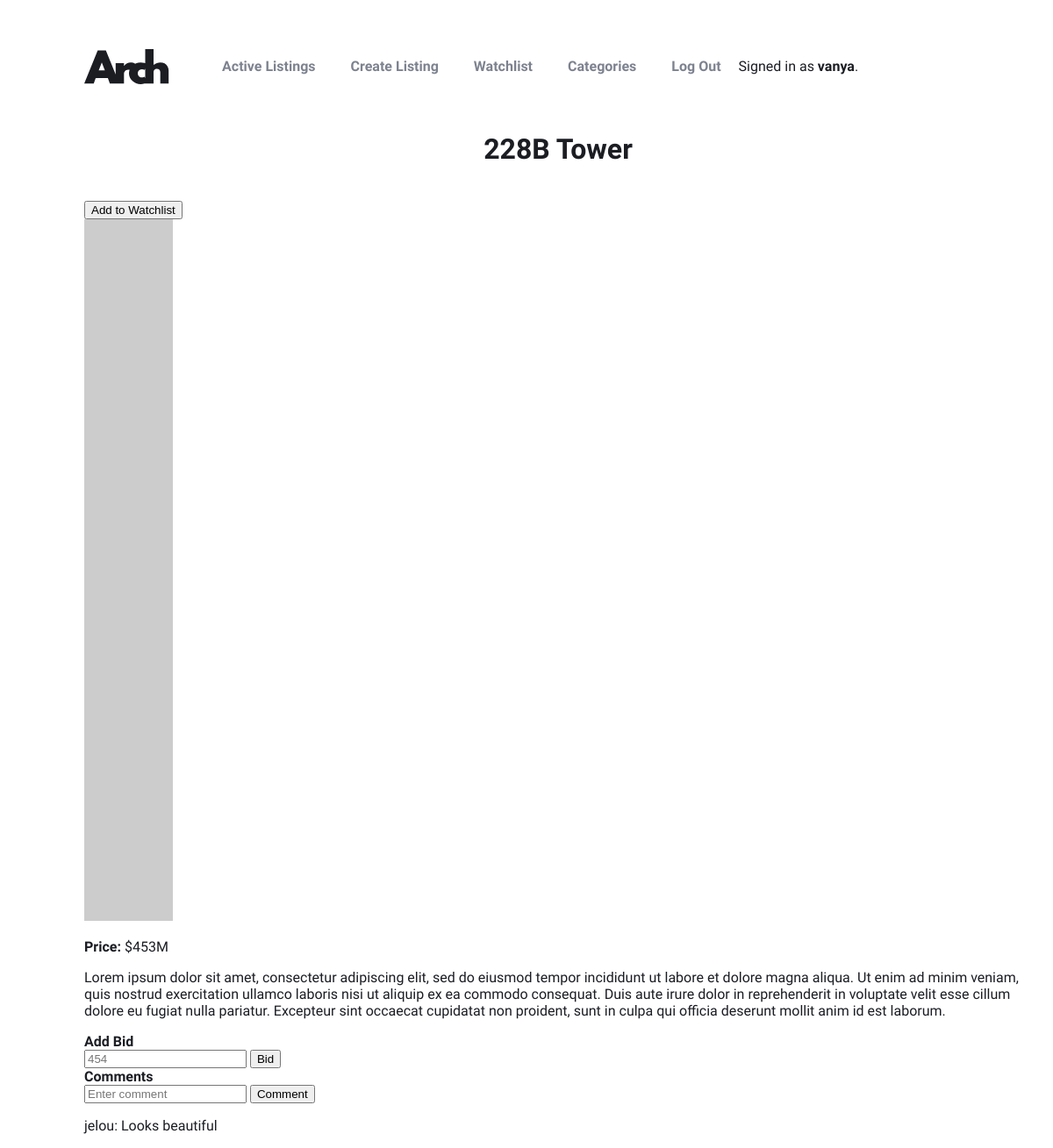
The page /listings/11 (signed in) on the database its author committed.
### auctions/models.py (models this page shows, shortened)
class User(AbstractUser):
    pass

class Listing(models.Model):
    title = models.CharField(max_length=64)
    desc = models.TextField(blank=True, null=True)
    start_bid = models.IntegerField()
    image = models.URLField(blank=True, null=True)
    category = models.ForeignKey(AuctionCategories, related_name="auction_categories", on_delete=models.RESTRICT, blank=True, null=True)
    status = models.BooleanField(default=True)
    user = models.ForeignKey(User, related_name="user_listings", on_delete=models.CASCADE)

class Comment(models.Model):
    user = models.ForeignKey(User, related_name="user_comments", on_delete=models.CASCADE)
    comment = models.CharField(max_length=1500)
    listing = models.ForeignKey(Listing, related_name="listing_comments", on_delete=models.CASCADE, blank=True, null=True)

### auctions/views.py (the view, shortened to what this page needs)
# urls.py: path("listings/<int:listing_id>", views.listing, name="listing"),
def listing(request, listing_id):
    bid_error = False
    listing=Listing.objects.get(pk=listing_id)
    current_bid = Bid.objects.filter(listing__id=listing_id).last()
    if current_bid is None:
        current_bid = listing.start_bid
    else:
        current_bid = current_bid.amount
    return render(request, "auctions/listing.html", {
        "listing": Listing.objects.get(pk=listing_id),
        "comments": Comment.objects.filter(listing__id=listing_id),
        "current_bid": current_bid,
        "on_watchlist": WatchList.objects.filter(user=request.user,listing=listing_id).exists(),
        "bid_error": bid_error,
        "owner": listing.user == request.user,
        "test": 123
    })

### auctions/templates/auctions/listing.html (shortened to what this page needs)
{% extends "auctions/layout.html" %}
{% block body %}
<main>
    <h2>{{ listing.title }} {%if not listing.status%}(CLOSED){% endif %} </h2>
    {% if user.is_authenticated %}
    <div>
        {% if listing.status %}
            <form method="post" >
                {% if on_watchlist %}
                    <button type="submit" name="action" value="remove" class="btn btn-danger">Remove from Watchlist</button>
                {% else %}
                    <button type="submit" name="action" value="add" class="btn btn-primary">Add to Watchlist</button>
                {% endif %}
            </form>
        {% elif not listing.status and user == current_bid.user %}
            <div class="alert alert-success" role="alert">
            You won this auction! Hooray!
            </div>
        {% endif %}
    </div>
    {% endif %}
        {% if listing.image %}
            <img class="listing-img" src={{ listing.image }}>
        {% endif %}
        <p><b>Price:</b> ${{ current_bid }}M </p>
        <p>{{ listing.desc }}</p>
        {% if user.is_authenticated and listing.status %}
            <h3>Add Bid</h3>
            <form method="post">
                <input type="number" name="bid" class="form-control" id="bid" min="{{current_bid|add:"1"}}" placeholder="{{current_bid|add:"1"}}">
                <button type="submit" name="action" value="bid" class="btn btn-primary">Bid</button>
            </form>
            <h3>Comments</h3>
            <form method="post" >
                <input type="text" name="comment" class="form-control" id="comment" placeholder="Enter comment">
                <button type="submit" name="action" value="comment" class="btn btn-primary">Comment</button>
            </form>
            {% for comment in comments %}
            <p>{{ comment.user }}: {{comment.comment}} </p>
            {% endfor %}
        {% endif %}
</main>
{% endblock %}

### auctions/templates/auctions/layout.html (shortened to what this page needs)
{% load static %}
<!DOCTYPE html>
<html lang="en">
    <head>
        <link href="{% static 'auctions/styles.css' %}" rel="stylesheet">
    </head>
    <body>
        <nav>
            <div class="logo">
              <img src="{% static 'auctions/logo.svg' %}" alt="logo" />
            </div>
            <ul class="nav">
                <li class="nav-links">
                    <a href="{% url 'index' %}">Active Listings</a>
                </li>
                <li class="nav-links">
                    <a href="{% url 'create' %}">Create Listing</a>
                </li>
                <li class="nav-links">
                    <a href="{% url 'watchlist' %}">Watchlist</a>
                </li>
                <li class="nav-links">
                    <a href="{% url 'categories' %}">Categories</a>
                </li>
                {% if user.is_authenticated %}
                    <li class="nav-links">
                        <a href="{% url 'logout' %}">Log Out</a>
                    </li>
                {% endif %}
            </ul>
            <div>
                {% if user.is_authenticated %}
                    Signed in as <strong>{{ user.username }}</strong>.
                {% else %}
                    Not signed in.
                {% endif %}
            </div>
        </nav>
        {% block body %}
        {% endblock %}
    </body>
</html>

### auctions/static/auctions/styles.css (style rules this page uses)
:root { --dark-blue: #1B1D23; --dark-grey: #60636D; --medium-grey: #7D828F; --light-gray: #C8CCD8; --lighter-gray: #EEEFF4; --red: #DF5656; --font-primary: "Spartan", sans-serif; --font-weight-light: 300; --font-weight-medium: 500; --font-weight-strong: 700; --font-size-h1: 6rem; --font-size-h2: 3rem; --font-size-h3: 1rem; --font-size-h4: 1.35rem; --font-size-text: 1.15rem; }
body, h1, h2, h3, h4, h5, h6 { margin: 0; }
body { background-color: #ffffff; color: var(--dark-blue); font-family: var(--font-primary); font-weight: var(--font-weight-medium); }
h1, h2, h3 { font-weight: var(--font-weight-strong); }
h2 { font-size: var(--font-size-h2); font-size: clamp(2rem, 2vw, var(--font-size-h2)); text-align: center; padding-bottom: 40px; }
h3 { font-size: var(--font-size-h3); font-size: clamp(0.5rem, 2vw, var(--font-size-h3)); }
a { color: var(--medium-grey); font-weight: var(--font-weight-strong); text-decoration: none; }
li { list-style-type: none; }
body { margin: 0 8vw; width: 90vw; }
nav { display: flex; align-items: center; margin: 50px 0; }
.nav { display: flex; }
li { padding: 0 20px; }
.logo { width: 97px; height: 40px; margin-left: 164; }

### rows shown on the page
User: username "vanya"
Listing: title "228B Tower", desc "Lorem ipsum dolor sit amet, consectetur adipiscing elit, sed do eiusmod tempor incididunt ut labore et dolore magna aliqua. Ut enim ad minim veniam, quis nostrud exercitation ullamco laboris nisi ut aliquip ex ea commodo consequat. Duis aute irure dolor in reprehenderit in voluptate velit esse cillum dolore eu fugiat nulla pariatur. Excepteur sint occaecat cupidatat non proident, sunt in culpa qui officia deserunt mollit anim id est laborum."
Comment: user "jelou", comment "Looks beautiful"

### other values the page prints
{{ current_bid }} "453"
